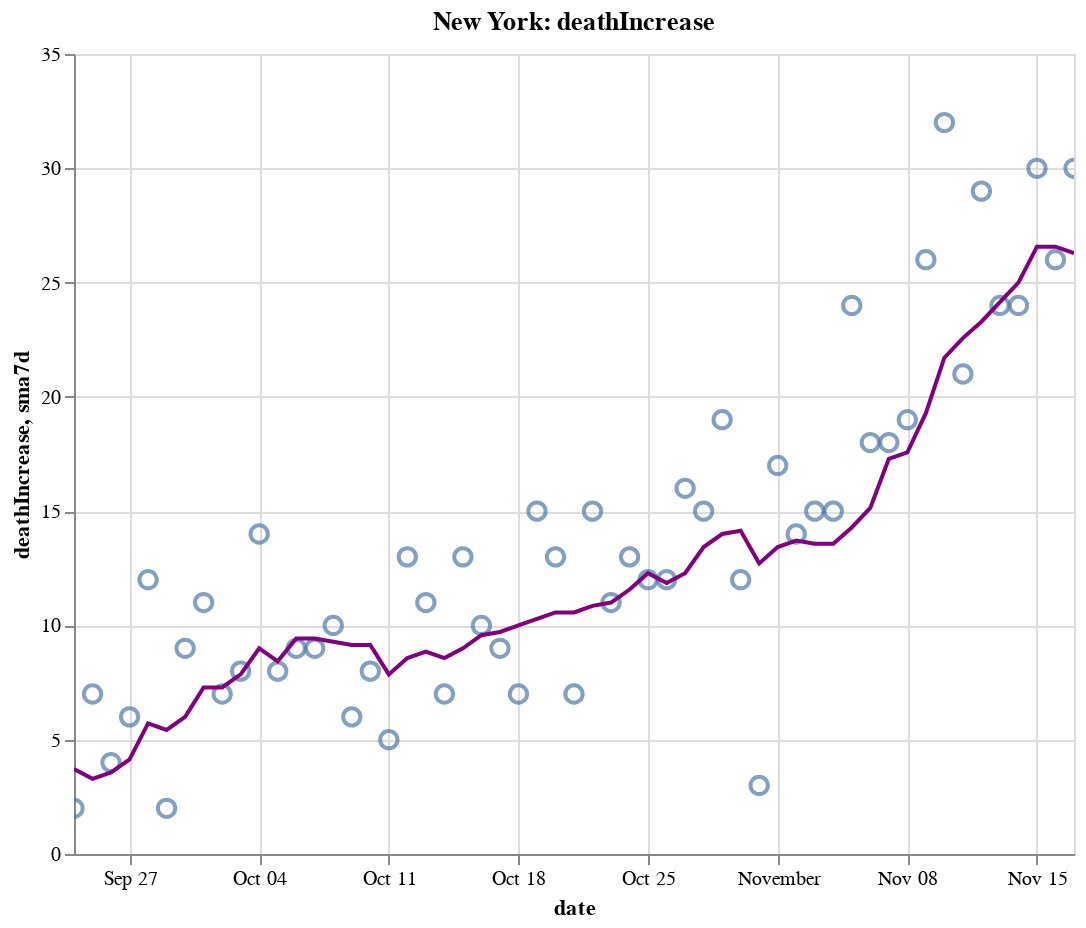

Notebook code cell kept with this figure:
### Code cell
create_plot(ny, 'deathIncrease')

### Figure 1 — Vega-Lite specification as saved in the notebook (floating-point values rounded to 4 significant figures)
{"config": {"view": {"continuousWidth": 400, "continuousHeight": 300}}, "layer": [{"layer": [{"mark": {"type": "point", "size": 75}, "encoding": {"tooltip": [{"type": "temporal", "field": "date"}, {"type": "quantitative", "field": "deathIncrease"}, {"type": "quantitative", "field": "sma7d"}], "x": {"type": "temporal", "field": "date"}, "y": {"type": "quantitative", "field": "deathIncrease"}}, "selection": {"selector012": {"type": "interval", "bind": "scales", "encodings": ["x", "y"]}}}, {"mark": {"type": "line", "color": "purple"}, "encoding": {"x": {"type": "temporal", "field": "date"}, "y": {"type": "quantitative", "field": "sma7d"}}}]}, {"mark": {"type": "rule", "color": "#aaa"}, "encoding": {"x": {"type": "temporal", "field": "date"}}, "transform": [{"filter": {"selection": "selector011"}}]}, {"mark": "circle", "encoding": {"opacity": {"condition": {"value": 1, "selection": "selector011"}, "value": 0}, "tooltip": [{"type": "temporal", "field": "date"}, {"type": "quantitative", "field": "deathIncrease"}, {"type": "quantitative", "field": "sma7d"}], "x": {"type": "temporal", "field": "date"}, "y": {"type": "quantitative", "field": "deathIncrease"}}, "selection": {"selector011": {"type": "single", "encodings": ["x"], "on": "mouseover", "nearest": true, "empty": "none"}}}, {"mark": {"type": "text", "align": "left", "dx": 5, "dy": -5, "stroke": "white", "strokeWidth": 2}, "encoding": {"text": {"type": "quantitative", "field": "deathIncrease"}, "tooltip": [{"type": "temporal", "field": "date"}, {"type": "quantitative", "field": "deathIncrease"}, {"type": "quantitative", "field": "sma7d"}], "x": {"type": "temporal", "field": "date"}, "y": {"type": "quantitative", "field": "deathIncrease"}}, "transform": [{"filter": {"selection": "selector011"}}]}, {"mark": {"type": "text", "align": "left", "dx": 5, "dy": -5}, "encoding": {"text": {"type": "quantitative", "field": "deathIncrease"}, "tooltip": [{"type": "temporal", "field": "date"}, {"type": "quantitative", "field": "deathIncrease"}, {"type": "quantitative", "field": "sma7d"}], "x": {"type": "temporal", "field": "date"}, "y": {"type": "quantitative", "field": "deathIncrease"}}, "transform": [{"filter": {"selection": "selector011"}}]}], "data": {"name": "data-db2d24fd9fa98cb78c1f58622bd29111"}, "height": 400, "title": "New York: deathIncrease", "width": 500, "$schema": "https://vega.github.io/schema/vega-lite/v4.8.1.json", "datasets": {"data-db2d24fd9fa98cb78c1f58622bd29111": [{"date": "2020-09-24T00:00:00", "totalTestResultsIncrease": 92950.0, "positiveIncrease": 955.0, "death": 25440.0, "deathIncrease": 2.0, "positiveRate": 0.01, "state": "New York", "sma7d": 3.714}, {"date": "2020-09-25T00:00:00", "totalTestResultsIncrease": 94820.0, "positiveIncrease": 908.0, "death": 25450.0, "deathIncrease": 7.0, "positiveRate": 0.01, "state": "New York", "sma7d": 3.286}, {"date": "2020-09-26T00:00:00", "totalTestResultsIncrease": 99950.0, "positiveIncrease": 1005.0, "death": 25450.0, "deathIncrease": 4.0, "positiveRate": 0.01, "state": "New York", "sma7d": 3.571}, {"date": "2020-09-27T00:00:00", "totalTestResultsIncrease": 84770.0, "positiveIncrease": 866.0, "death": 25460.0, "deathIncrease": 6.0, "positiveRate": 0.01, "state": "New York", "sma7d": 4.143}, {"date": "2020-09-28T00:00:00", "totalTestResultsIncrease": 52940.0, "positiveIncrease": 834.0, "death": 25470.0, "deathIncrease": 12.0, "positiveRate": 0.016, "state": "New York", "sma7d": 5.714}, {"date": "2020-09-29T00:00:00", "totalTestResultsIncrease": 88230.0, "positiveIncrease": 1189.0, "death": 25470.0, "deathIncrease": 2.0, "positiveRate": 0.013, "state": "New York", "sma7d": 5.429}, {"date": "2020-09-30T00:00:00", "totalTestResultsIncrease": 97960.0, "positiveIncrease": 1000.0, "death": 25480.0, "deathIncrease": 9.0, "positiveRate": 0.01, "state": "New York", "sma7d": 6.0}, {"date": "2020-10-01T00:00:00", "totalTestResultsIncrease": 109200.0, "positiveIncrease": 1382.0, "death": 25490.0, "deathIncrease": 11.0, "positiveRate": 0.013, "state": "New York", "sma7d": 7.286}, {"date": "2020-10-02T00:00:00", "totalTestResultsIncrease": 119500.0, "positiveIncrease": 1598.0, "death": 25500.0, "deathIncrease": 7.0, "positiveRate": 0.013, "state": "New York", "sma7d": 7.286}, {"date": "2020-10-03T00:00:00", "totalTestResultsIncrease": 134300.0, "positiveIncrease": 1731.0, "death": 25500.0, "deathIncrease": 8.0, "positiveRate": 0.013, "state": "New York", "sma7d": 7.857}, {"date": "2020-10-04T00:00:00", "totalTestResultsIncrease": 110300.0, "positiveIncrease": 1222.0, "death": 25520.0, "deathIncrease": 14.0, "positiveRate": 0.011, "state": "New York", "sma7d": 9.0}, {"date": "2020-10-05T00:00:00", "totalTestResultsIncrease": 76400.0, "positiveIncrease": 933.0, "death": 25530.0, "deathIncrease": 8.0, "positiveRate": 0.012, "state": "New York", "sma7d": 8.429}, {"date": "2020-10-06T00:00:00", "totalTestResultsIncrease": 96360.0, "positiveIncrease": 1393.0, "death": 25540.0, "deathIncrease": 9.0, "positiveRate": 0.014, "state": "New York", "sma7d": 9.429}, {"date": "2020-10-07T00:00:00", "totalTestResultsIncrease": 108200.0, "positiveIncrease": 1360.0, "death": 25540.0, "deathIncrease": 9.0, "positiveRate": 0.013, "state": "New York", "sma7d": 9.429}, {"date": "2020-10-08T00:00:00", "totalTestResultsIncrease": 145800.0, "positiveIncrease": 1836.0, "death": 25560.0, "deathIncrease": 10.0, "positiveRate": 0.013, "state": "New York", "sma7d": 9.286}, {"date": "2020-10-09T00:00:00", "totalTestResultsIncrease": 139300.0, "positiveIncrease": 1592.0, "death": 25560.0, "deathIncrease": 6.0, "positiveRate": 0.011, "state": "New York", "sma7d": 9.143}, {"date": "2020-10-10T00:00:00", "totalTestResultsIncrease": 134600.0, "positiveIncrease": 1447.0, "death": 25570.0, "deathIncrease": 8.0, "positiveRate": 0.011, "state": "New York", "sma7d": 9.143}, {"date": "2020-10-11T00:00:00", "totalTestResultsIncrease": 118300.0, "positiveIncrease": 1143.0, "death": 25570.0, "deathIncrease": 5.0, "positiveRate": 0.01, "state": "New York", "sma7d": 7.857}, {"date": "2020-10-12T00:00:00", "totalTestResultsIncrease": 91790.0, "positiveIncrease": 1029.0, "death": 25590.0, "deathIncrease": 13.0, "positiveRate": 0.011, "state": "New York", "sma7d": 8.571}, {"date": "2020-10-13T00:00:00", "totalTestResultsIncrease": 99070.0, "positiveIncrease": 1393.0, "death": 25600.0, "deathIncrease": 11.0, "positiveRate": 0.014, "state": "New York", "sma7d": 8.857}, {"date": "2020-10-14T00:00:00", "totalTestResultsIncrease": 111700.0, "positiveIncrease": 1232.0, "death": 25600.0, "deathIncrease": 7.0, "positiveRate": 0.011, "state": "New York", "sma7d": 8.571}, {"date": "2020-10-15T00:00:00", "totalTestResultsIncrease": 133200.0, "positiveIncrease": 1460.0, "death": 25620.0, "deathIncrease": 13.0, "positiveRate": 0.011, "state": "New York", "sma7d": 9.0}, {"date": "2020-10-16T00:00:00", "totalTestResultsIncrease": 136000.0, "positiveIncrease": 1707.0, "death": 25630.0, "deathIncrease": 10.0, "positiveRate": 0.013, "state": "New York", "sma7d": 9.571}, {"date": "2020-10-17T00:00:00", "totalTestResultsIncrease": 160000.0, "positiveIncrease": 1784.0, "death": 25640.0, "deathIncrease": 9.0, "positiveRate": 0.011, "state": "New York", "sma7d": 9.714}, {"date": "2020-10-18T00:00:00", "totalTestResultsIncrease": 128800.0, "positiveIncrease": 1390.0, "death": 25640.0, "deathIncrease": 7.0, "positiveRate": 0.011, "state": "New York", "sma7d": 10.0}, {"date": "2020-10-19T00:00:00", "totalTestResultsIncrease": 82010.0, "positiveIncrease": 998.0, "death": 25660.0, "deathIncrease": 15.0, "positiveRate": 0.012, "state": "New York", "sma7d": 10.29}, {"date": "2020-10-20T00:00:00", "totalTestResultsIncrease": 90540.0, "positiveIncrease": 1201.0, "death": 25670.0, "deathIncrease": 13.0, "positiveRate": 0.013, "state": "New York", "sma7d": 10.57}, {"date": "2020-10-21T00:00:00", "totalTestResultsIncrease": 124800.0, "positiveIncrease": 2026.0, "death": 25680.0, "deathIncrease": 7.0, "positiveRate": 0.016, "state": "New York", "sma7d": 10.57}, {"date": "2020-10-22T00:00:00", "totalTestResultsIncrease": 135300.0, "positiveIncrease": 1628.0, "death": 25690.0, "deathIncrease": 15.0, "positiveRate": 0.012, "state": "New York", "sma7d": 10.86}, {"date": "2020-10-23T00:00:00", "totalTestResultsIncrease": 141500.0, "positiveIncrease": 1637.0, "death": 25700.0, "deathIncrease": 11.0, "positiveRate": 0.012, "state": "New York", "sma7d": 11.0}, {"date": "2020-10-24T00:00:00", "totalTestResultsIncrease": 156900.0, "positiveIncrease": 2061.0, "death": 25720.0, "deathIncrease": 13.0, "positiveRate": 0.013, "state": "New York", "sma7d": 11.57}, {"date": "2020-10-25T00:00:00", "totalTestResultsIncrease": 120800.0, "positiveIncrease": 1632.0, "death": 25730.0, "deathIncrease": 12.0, "positiveRate": 0.014, "state": "New York", "sma7d": 12.29}, {"date": "2020-10-26T00:00:00", "totalTestResultsIncrease": 82120.0, "positiveIncrease": 1191.0, "death": 25740.0, "deathIncrease": 12.0, "positiveRate": 0.015, "state": "New York", "sma7d": 11.86}, {"date": "2020-10-27T00:00:00", "totalTestResultsIncrease": 111600.0, "positiveIncrease": 1991.0, "death": 25760.0, "deathIncrease": 16.0, "positiveRate": 0.018, "state": "New York", "sma7d": 12.29}, {"date": "2020-10-28T00:00:00", "totalTestResultsIncrease": 129700.0, "positiveIncrease": 2031.0, "death": 25770.0, "deathIncrease": 15.0, "positiveRate": 0.016, "state": "New York", "sma7d": 13.43}, {"date": "2020-10-29T00:00:00", "totalTestResultsIncrease": 168400.0, "positiveIncrease": 2499.0, "death": 25790.0, "deathIncrease": 19.0, "positiveRate": 0.015, "state": "New York", "sma7d": 14.0}, {"date": "2020-10-30T00:00:00", "totalTestResultsIncrease": 146900.0, "positiveIncrease": 2255.0, "death": 25800.0, "deathIncrease": 12.0, "positiveRate": 0.015, "state": "New York", "sma7d": 14.14}, {"date": "2020-10-31T00:00:00", "totalTestResultsIncrease": 137000.0, "positiveIncrease": 2049.0, "death": 25810.0, "deathIncrease": 3.0, "positiveRate": 0.015, "state": "New York", "sma7d": 12.71}, {"date": "2020-11-01T00:00:00", "totalTestResultsIncrease": 148900.0, "positiveIncrease": 2255.0, "death": 25820.0, "deathIncrease": 17.0, "positiveRate": 0.015, "state": "New York", "sma7d": 13.43}, {"date": "2020-11-02T00:00:00", "totalTestResultsIncrease": 96100.0, "positiveIncrease": 1633.0, "death": 25840.0, "deathIncrease": 14.0, "positiveRate": 0.017, "state": "New York", "sma7d": 13.71}, {"date": "2020-11-03T00:00:00", "totalTestResultsIncrease": 127900.0, "positiveIncrease": 2321.0, "death": 25850.0, "deathIncrease": 15.0, "positiveRate": 0.018, "state": "New York", "sma7d": 13.57}, {"date": "2020-11-04T00:00:00", "totalTestResultsIncrease": 133500.0, "positiveIncrease": 2126.0, "death": 25870.0, "deathIncrease": 15.0, "positiveRate": 0.016, "state": "New York", "sma7d": 13.57}, {"date": "2020-11-05T00:00:00", "totalTestResultsIncrease": 161000.0, "positiveIncrease": 2997.0, "death": 25890.0, "deathIncrease": 24.0, "positiveRate": 0.019, "state": "New York", "sma7d": 14.29}, {"date": "2020-11-06T00:00:00", "totalTestResultsIncrease": 160700.0, "positiveIncrease": 3209.0, "death": 25910.0, "deathIncrease": 18.0, "positiveRate": 0.02, "state": "New York", "sma7d": 15.14}, {"date": "2020-11-07T00:00:00", "totalTestResultsIncrease": 163300.0, "positiveIncrease": 3587.0, "death": 25930.0, "deathIncrease": 18.0, "positiveRate": 0.022, "state": "New York", "sma7d": 17.29}, {"date": "2020-11-08T00:00:00", "totalTestResultsIncrease": 145600.0, "positiveIncrease": 3428.0, "death": 25950.0, "deathIncrease": 19.0, "positiveRate": 0.024, "state": "New York", "sma7d": 17.57}, {"date": "2020-11-09T00:00:00", "totalTestResultsIncrease": 111400.0, "positiveIncrease": 3144.0, "death": 25970.0, "deathIncrease": 26.0, "positiveRate": 0.028, "state": "New York", "sma7d": 19.29}, {"date": "2020-11-10T00:00:00", "totalTestResultsIncrease": 128000.0, "positiveIncrease": 3965.0, "death": 26000.0, "deathIncrease": 32.0, "positiveRate": 0.031, "state": "New York", "sma7d": 21.71}, {"date": "2020-11-11T00:00:00", "totalTestResultsIncrease": 164300.0, "positiveIncrease": 4820.0, "death": 26030.0, "deathIncrease": 21.0, "positiveRate": 0.029, "state": "New York", "sma7d": 22.57}, {"date": "2020-11-12T00:00:00", "totalTestResultsIncrease": 162600.0, "positiveIncrease": 4797.0, "death": 26060.0, "deathIncrease": 29.0, "positiveRate": 0.029, "state": "New York", "sma7d": 23.29}, {"date": "2020-11-13T00:00:00", "totalTestResultsIncrease": 203700.0, "positiveIncrease": 5401.0, "death": 26080.0, "deathIncrease": 24.0, "positiveRate": 0.027, "state": "New York", "sma7d": 24.14}, {"date": "2020-11-14T00:00:00", "totalTestResultsIncrease": 184200.0, "positiveIncrease": 5388.0, "death": 26100.0, "deathIncrease": 24.0, "positiveRate": 0.029, "state": "New York", "sma7d": 25.0}, {"date": "2020-11-15T00:00:00", "totalTestResultsIncrease": 133200.0, "positiveIncrease": 3649.0, "death": 26130.0, "deathIncrease": 30.0, "positiveRate": 0.027, "state": "New York", "sma7d": 26.57}, {"date": "2020-11-16T00:00:00", "totalTestResultsIncrease": 124600.0, "positiveIncrease": 3490.0, "death": 26160.0, "deathIncrease": 26.0, "positiveRate": 0.028, "state": "New York", "sma7d": 26.57}, {"date": "2020-11-17T00:00:00", "totalTestResultsIncrease": 159900.0, "positiveIncrease": 5088.0, "death": 26190.0, "deathIncrease": 30.0, "positiveRate": 0.032, "state": "New York", "sma7d": 26.29}]}}
